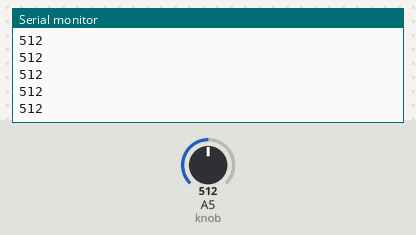
The sketch below on a simulated Arduino Uno, built with avr-gcc and run on an emulated ATmega328P. Shown: the last lines printed to the serial monitor. The test bench sets the inputs (shaded band); at power-on: A5 (knob) = 512.

Above: at 1.2 s.
1.3 s: A5 (knob) set to 716
At 2.3 s:
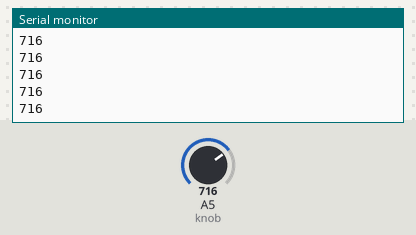
2.8 s: A5 (knob) set to 900
At 3.9 s:
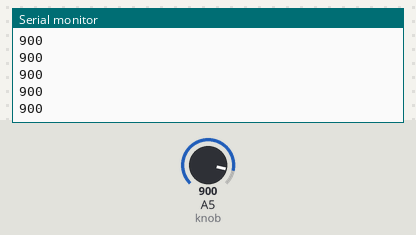
Timing chart, 0 to 5.8 s (numbered marks = the images above; inputs shaded):
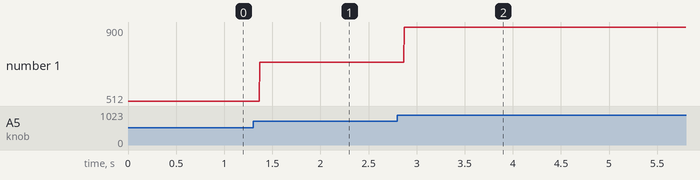

The sketch:

hand_drawn_knob.ino
```cpp
int knob = A5;

void setup() {
  // put your setup code here, to run once:
  Serial.begin(9600);
  pinMode(knob,INPUT);
}

void loop() {

  // put your main code here, to run repeatedly:
  int myKnobData = analogRead(knob);
  Serial.println(myKnobData);
}
```

Measured:
- after the input at 1.3 s, the serial monitor: prints a new line after 0.07 s (image 1)
- after the input at 2.8 s, the serial monitor: prints a new line after 0.07 s (image 2)
- plotted number 1: 512 → 716 after the input at 1.3 s, 716 → 900 after the input at 2.8 s
